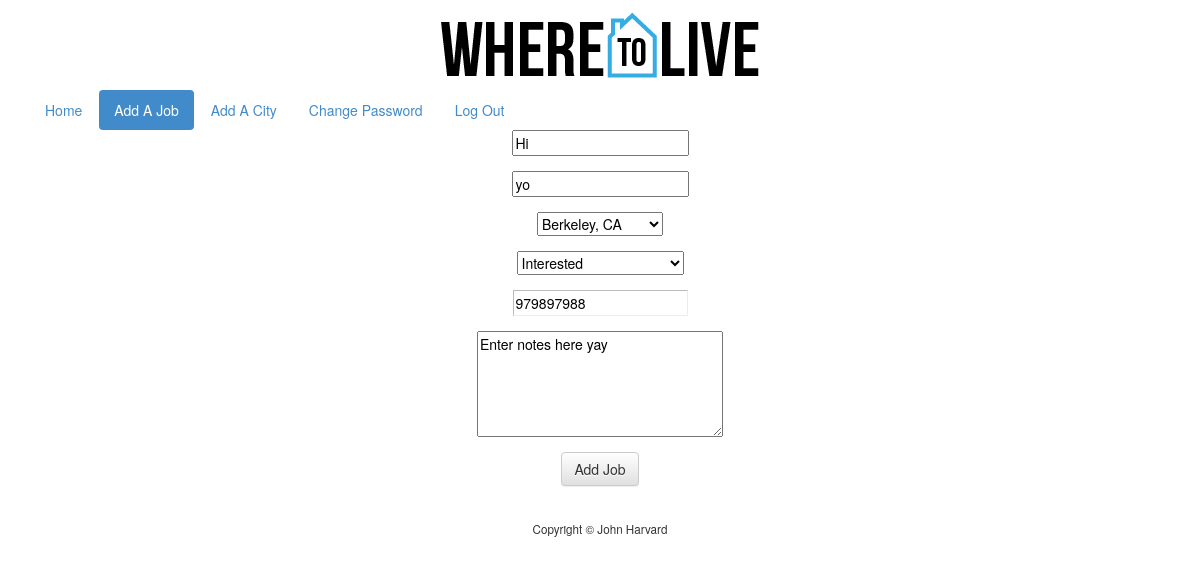
Page /add_job.php?id=5 (signed in) on the committed database.
### tables this page shows
CREATE TABLE IF NOT EXISTS `inprogress` (
  `id` int(11) NOT NULL AUTO_INCREMENT,
  `user` int(11) NOT NULL,
  `salary` int(11) NOT NULL,
  `status` varchar(255) NOT NULL,
  `notes` text NOT NULL,
  `company` varchar(255) NOT NULL,
  `position` varchar(255) NOT NULL,
  PRIMARY KEY (`id`)
);

### templates/add_job_form.php (the view, shortened to what this page needs)
<ul class="nav nav-pills">
    <li><a href="index.php">Home</a></li>
    <li class="active"><a href="add_job.php">Add A Job</a></li>
    <li ><a href="add_city.php">Add A City</a></li>
    <li><a href="change_password.php">Change Password</a></li>
    <li><a href="logout.php">Log Out</a></li>
</ul>
<form action="add_job.php" method="post">
    <fieldset>
        <div class="form-group">
        <input autofocus name="company" placeholder="Company" type="text" <?php if (!empty($inprogress["company"])): ?>value="<?= $inprogress["company"] ?>"<?php endif ?> required>
        </div>
        <div class="form-group">
            <input name="position" placeholder="Position" type="text" <?php if (!empty($inprogress["position"])): ?>value="<?= $inprogress["position"] ?>"<?php endif ?> required>
        </div>
        <div class="form-group">
            <select name="city" required>
            <?php foreach ($cities as $city): ?>
                <option value="<?= $city["id"] ?>" <?php if (!empty($new_city)): ?><?php if ($city["id"] == $new_city): ?>selected<?php endif ?><?php endif ?>><?= $city["city_name"] ?></option>
            <?php endforeach ?>
            </select>
        </div>
        <div class="form-group">
            <select name="status">
                <option value="interested" <?php if (!empty($inprogress["status"])): ?><?php if ($inprogress["status"] == "interested"): ?>selected<?php endif ?><?php endif ?>>Interested</option>
            </select>
        </div>
        <div class="form-group">
            <input name="salary" placeholder="Salary" type="number" min="1" <?php if (!empty($inprogress["salary"])): ?>value="<?= $inprogress["salary"] ?>"<?php endif ?>/>
        </div>
        <div class="form-group">
            <textarea name="notes" rows="5" cols="30"><?php if (!empty($inprogress["notes"])): ?><?= $inprogress["notes"] ?><?php else: ?>Enter notes here<?php endif ?></textarea>
        </div>
        <div class="form-group">
            <button type="submit" class="btn btn-default">Add Job</button>
        </div>
    </fieldset>
</form>

### public/css/styles.css (style rules this page uses)
input[type="number"] { position: relative; border: 1px solid #BBB; border-color: #BBB #ECECEC #ECECEC #BBB; padding: .2rem; }

### rows in the picture
inprogress: company "Hi", position "yo", status "Interested", salary "979897988", notes "Enter notes here yay"

### other values in the picture
form field city "Berkeley, CA"
